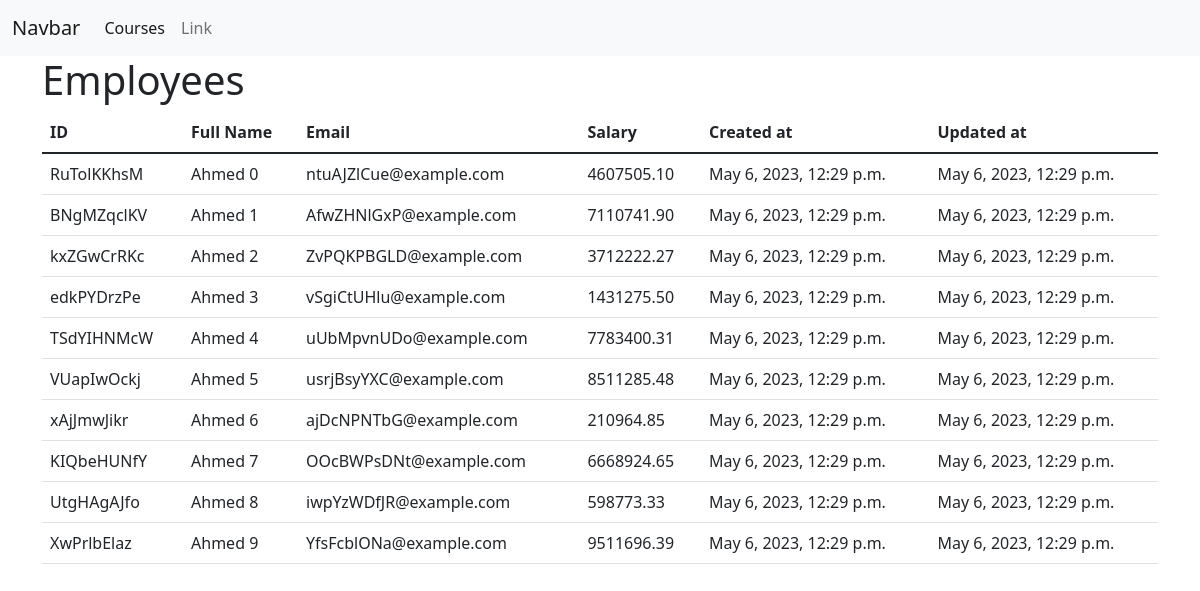
The app's page /employee/all with its own data.
### employee/models.py (models this page shows, shortened)
class Employee(models.Model):
    employee_id = models.CharField(max_length=10, unique=True)
    full_name = models.CharField(max_length=100)
    email = models.EmailField(unique=True)
    salary = models.DecimalField(max_digits=10, decimal_places=2)
    created_at = models.DateTimeField(auto_now_add=True)
    updated_at = models.DateTimeField(auto_now=True)

### employee/views.py (the view)
# urls.py: urlpatterns = [path('all', employee_list, name="emps.all" )]
def employee_list(request):
    employees = Employee.objects.all()
    return render(request, "employee/employees.html", {"emps":employees})

### employee/templates/employee/employees.html (shortened to what this page needs)
<!DOCTYPE html>
<html lang="en">
<head>
    <link href="https://cdn.jsdelivr.net/npm/bootstrap@5.1.3/dist/css/bootstrap.min.css" rel="stylesheet">
</head>
<body>
<nav class="navbar navbar-expand-lg navbar-light bg-light">
  <div class="container-fluid">
    <a class="navbar-brand" href="#">Navbar</a>
    <div class="collapse navbar-collapse" id="navbarSupportedContent">
      <ul class="navbar-nav me-auto mb-2 mb-lg-0">
        <li class="nav-item">
          <a class="nav-link active" aria-current="page" href="">Courses</a>
        </li>
        <li class="nav-item">
          <a class="nav-link" href="#">Link</a>
        </li>
      </ul>
    </div>
  </div>
</nav>
    <div class="container">
        <h1> Employees  </h1>
        <table class="table">
  <thead>
    <tr>
      <th scope="col">ID</th>
      <th scope="col">Full Name</th>
      <th scope="col">Email</th>
         <th scope="col">Salary</th>
        <th scope="col">Created at</th>
        <th scope="col">Updated at</th>
    </tr>
  </thead>
  <tbody>
    {% for emp in emps %}
        <tr>
            <td> {{emp.employee_id}}</td>
            <td> {{emp.full_name}}</td>
            <td> {{emp.email}}</td>
            <td> {{emp.salary}}</td>
            <td> {{emp.created_at}}</td>
            <td> {{emp.updated_at}}</td>
        </tr>
    {% endfor %}
  </tbody>
</table>
    </div>
</body>
</html>

### records on screen
Employee: employee_id "RuTolKKhsM", full_name "Ahmed 0", email "ntuAJZlCue@example.com", salary "4607505.10", created_at "May 6, 2023, 12:29 p.m.", updated_at "May 6, 2023, 12:29 p.m."
Employee: employee_id "BNgMZqclKV", full_name "Ahmed 1", email "AfwZHNlGxP@example.com", salary "7110741.90", created_at "May 6, 2023, 12:29 p.m.", updated_at "May 6, 2023, 12:29 p.m."
Employee: employee_id "kxZGwCrRKc", full_name "Ahmed 2", email "ZvPQKPBGLD@example.com", salary "3712222.27", created_at "May 6, 2023, 12:29 p.m.", updated_at "May 6, 2023, 12:29 p.m."
Employee: employee_id "edkPYDrzPe", full_name "Ahmed 3", email "vSgiCtUHlu@example.com", salary "1431275.50", created_at "May 6, 2023, 12:29 p.m.", updated_at "May 6, 2023, 12:29 p.m."
Employee: employee_id "TSdYIHNMcW", full_name "Ahmed 4", email "uUbMpvnUDo@example.com", salary "7783400.31", created_at "May 6, 2023, 12:29 p.m.", updated_at "May 6, 2023, 12:29 p.m."
Employee: employee_id "VUapIwOckj", full_name "Ahmed 5", email "usrjBsyYXC@example.com", salary "8511285.48", created_at "May 6, 2023, 12:29 p.m.", updated_at "May 6, 2023, 12:29 p.m."
Employee: employee_id "xAjJmwJikr", full_name "Ahmed 6", email "ajDcNPNTbG@example.com", salary "210964.85", created_at "May 6, 2023, 12:29 p.m.", updated_at "May 6, 2023, 12:29 p.m."
Employee: employee_id "KIQbeHUNfY", full_name "Ahmed 7", email "OOcBWPsDNt@example.com", salary "6668924.65", created_at "May 6, 2023, 12:29 p.m.", updated_at "May 6, 2023, 12:29 p.m."
Employee: employee_id "UtgHAgAJfo", full_name "Ahmed 8", email "iwpYzWDfJR@example.com", salary "598773.33", created_at "May 6, 2023, 12:29 p.m.", updated_at "May 6, 2023, 12:29 p.m."
Employee: employee_id "XwPrlbElaz", full_name "Ahmed 9", email "YfsFcblONa@example.com", salary "9511696.39", created_at "May 6, 2023, 12:29 p.m.", updated_at "May 6, 2023, 12:29 p.m."
